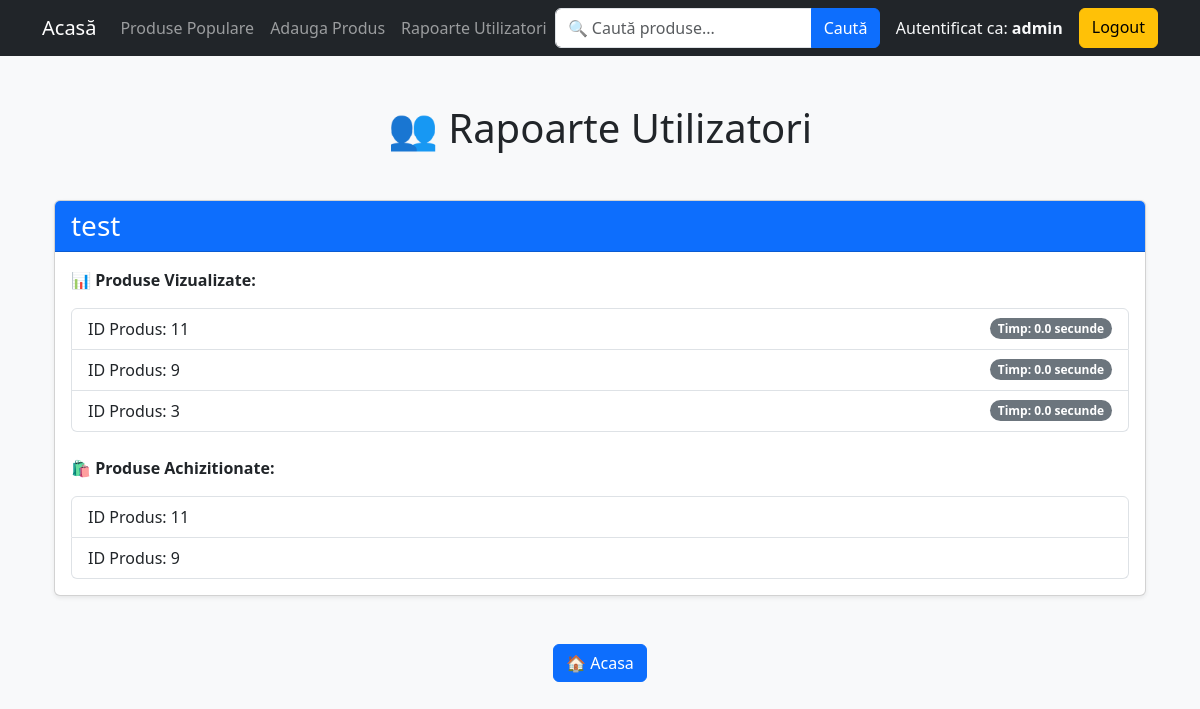
The page /user_reports (signed in) on the database as committed earlier.
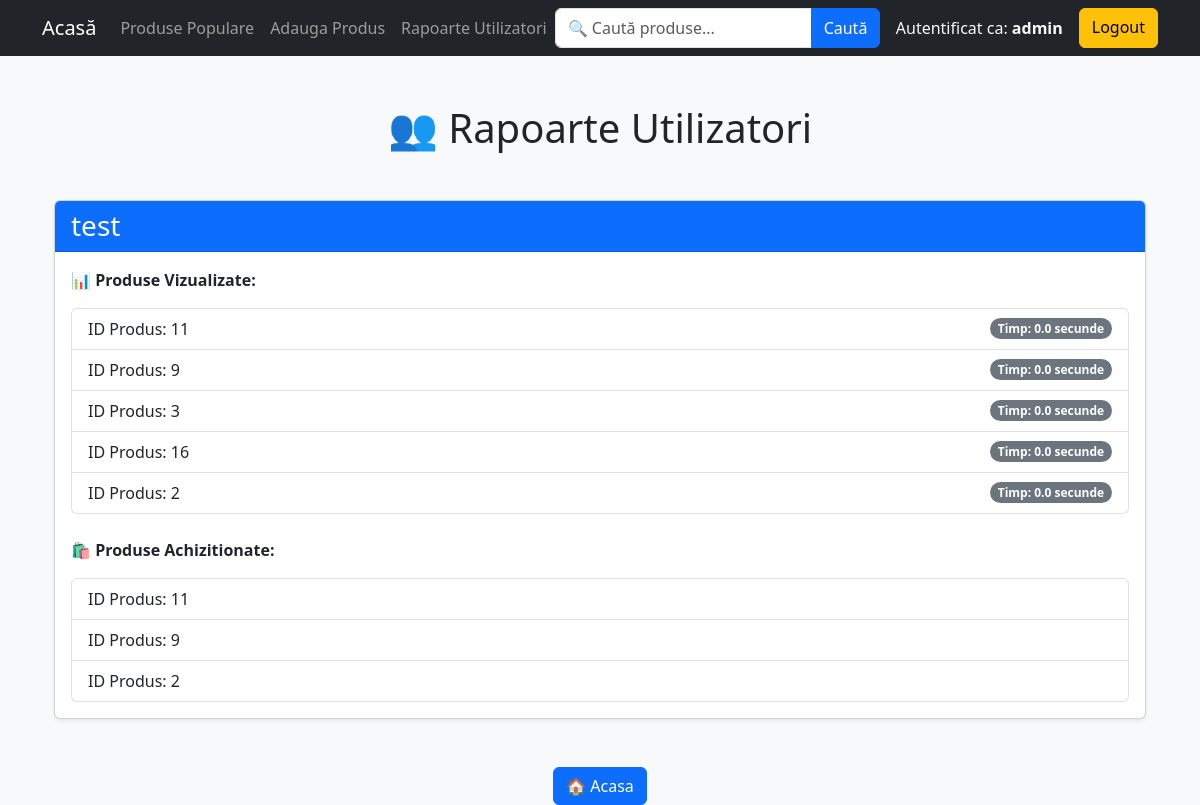
The same page on the database as committed later.
### models.py (models this page shows, shortened)
class User(db.Model):
    id = db.Column(db.Integer, primary_key=True)
    username = db.Column(db.String(100), unique=True)
    password = db.Column(db.String(100))
    role = db.Column(db.String(20))

class UserInteraction(db.Model):
    id = db.Column(db.Integer, primary_key=True)
    user_id = db.Column(db.String(100))
    product_id = db.Column(db.Integer, db.ForeignKey('product.id'))
    timestamp = db.Column(db.DateTime, default=db.func.current_timestamp())
    time_spent = db.Column(db.Float, default=0.0)  # timp petrecut pe pagina in secunde
    personalized_description = db.Column(db.Text, nullable=True)
    last_updated = db.Column(db.DateTime, default=db.func.current_timestamp())  # Stocăm ca UTC

class PurchaseHistory(db.Model):
    id = db.Column(db.Integer, primary_key=True)
    user_id = db.Column(db.Integer, db.ForeignKey('user.id'), nullable=False)
    product_id = db.Column(db.Integer, db.ForeignKey('product.id'), nullable=False)
    timestamp = db.Column(db.DateTime, default=db.func.current_timestamp())
    user = db.relationship('User', backref=db.backref('purchases', lazy=True))
    product = db.relationship('Product', backref=db.backref('purchases_history', lazy=True))

### app.py (the view)
@app.route("/user_reports")
@login_required
def user_reports():
    if "role" not in session or session["role"] != "admin":
        flash("Doar administratorii pot accesa aceasta pagina!")
        return redirect(url_for("home"))
    users = User.query.all()
    user_reports = {}
    for user in users:
        interactions = UserInteraction.query.filter_by(user_id=user.id).all()
        purchased_products = PurchaseHistory.query.filter_by(user_id=user.id).all()
        user_reports[user.username] = {
            "interactions": interactions,
            "purchased_products": purchased_products
        }
    return render_template("user_reports.html", user_reports=user_reports)

### app.py (called while the page is built)
def login_required(f):
    @wraps(f)
    def decorated_function(*args, **kwargs):
        if "user_id" not in session:
            flash("Trebuie sa fii autentificat pentru a accesa aceasta pagina.")
            return redirect(url_for("login"))
        return f(*args, **kwargs)
    return decorated_function

### templates/user_reports.html (shortened to what this page needs)
<!DOCTYPE html>
<html lang="ro">
<head>
    <link rel="stylesheet" href="https://cdn.jsdelivr.net/npm/bootstrap@5.3.0/dist/css/bootstrap.min.css">
</head>
<body class="bg-light">
{% extends 'base.html' %}
{% block content %}
<div class="container mt-5">
    <h1 class="text-center mb-5">👥 Rapoarte Utilizatori</h1>
    {% for user, data in user_reports.items() %}
        <div class="card mb-5 shadow-sm">
            <div class="card-header bg-primary text-white">
                <h3 class="mb-0">{{ user }}</h3>
            </div>
            <div class="card-body">
                <p><strong>📊 Produse Vizualizate:</strong></p>
                <ul class="list-group">
                    {% set unique_interactions = {} %}
                    {% for interaction in data.interactions %}
                        {% if interaction.product_id not in unique_interactions %}
                            {% set _dummy = unique_interactions.update({interaction.product_id: interaction.time_spent}) %}
                        {% else %}
                            {% set _dummy = unique_interactions.update({interaction.product_id: unique_interactions[interaction.product_id] + interaction.time_spent}) %}
                        {% endif %}
                    {% endfor %}
                    {% for product_id, total_time in unique_interactions.items() %}
                        <li class="list-group-item d-flex justify-content-between align-items-center">
                            ID Produs: {{ product_id }}
                            <span class="badge bg-secondary rounded-pill">Timp: {{ total_time }} secunde</span>
                        </li>
                    {% endfor %}
                </ul>
                <p class="mt-4"><strong>🛍️ Produse Achizitionate:</strong></p>
                <ul class="list-group">
                    {% for purchase in data.purchased_products %}
                        <li class="list-group-item d-flex justify-content-between align-items-center">
                            ID Produs: {{ purchase.product_id }}
                        </li>
                    {% endfor %}
                </ul>
            </div>
        </div>
    {% endfor %}
    <div class="text-center mt-5">
        <a href="/" class="btn btn-primary">🏠 Acasa</a>
    </div>
</div>
{% endblock %}

### templates/base.html (shortened to what this page needs)
<!DOCTYPE html>
<html lang="ro">
<head>
    <link rel="stylesheet" href="https://cdn.jsdelivr.net/npm/bootstrap@5.3.0/dist/css/bootstrap.min.css">
</head>
<body class="bg-light">
<nav class="navbar navbar-expand-lg navbar-dark bg-dark">
    <div class="container">
        <a class="navbar-brand" href="{{ url_for('home') }}">Acasă</a>
        <div class="collapse navbar-collapse" id="navbarNav">
            <ul class="navbar-nav me-auto">
                <li class="nav-item">
                    <a class="nav-link" href="{{ url_for('popular_products') }}">Produse Populare</a>
                </li>
                {% if session['role'] == 'admin' %}
                <li class="nav-item">
                    <a class="nav-link" href="{{ url_for('add_product') }}">Adauga Produs</a>
                </li>
                <li class="nav-item">
                    <a class="nav-link" href="{{ url_for('user_reports') }}">Rapoarte Utilizatori</a>
                </li>
                {% endif %}
                <form method="POST" action="{{ url_for('search_products') }}" class="d-flex" style="max-width: 400px; margin-left: auto; margin-right: 10px;">
                    <div class="input-group">
                        <input type="text" name="query" class="form-control rounded-start" placeholder="🔍 Caută produse..." required>
                        <button type="submit" class="btn btn-primary rounded-end">Caută</button>
                    </div>
                </form>
            </ul>
            <div class="d-flex">
                {% if 'user_id' in session %}
                    <span class="navbar-text me-3 text-light">Autentificat ca: <strong>{{ session['role'] }}</strong></span>
                    <a class="btn btn-warning" href="{{ url_for('logout') }}">Logout</a>
                {% else %}
                    <a class="btn btn-primary me-2" href="{{ url_for('login') }}">Login</a>
                    <a class="btn btn-success" href="{{ url_for('register') }}">Register</a>
                {% endif %}
            </div>
        </div>
    </div>
</nav>
<div class="container mt-5">
    {% block content %}
    {% endblock %}
</div>
</body>
</html>

Rows that differ between the two databases and show on the page:
added UserInteraction: product "16", time_spent "0.0"
added UserInteraction: product "2", time_spent "0.0"
added PurchaseHistory: product_id "2"
